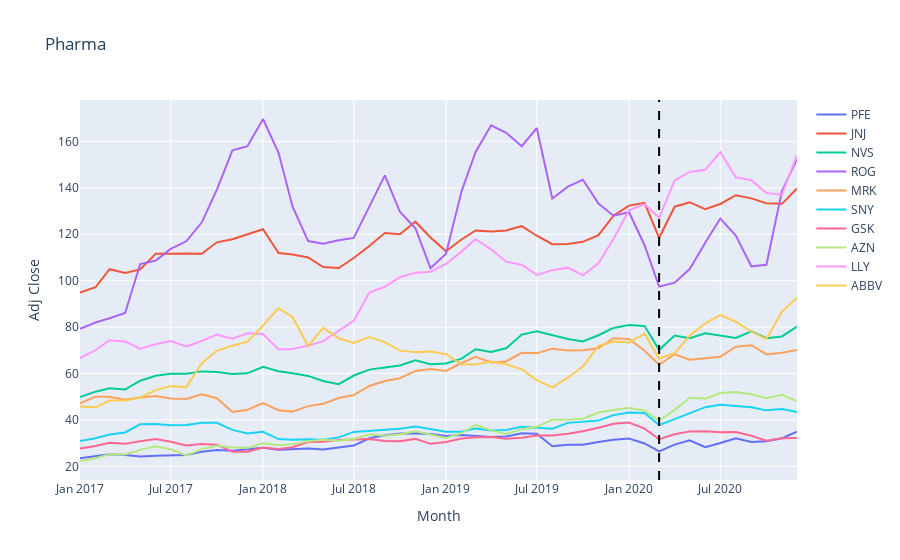
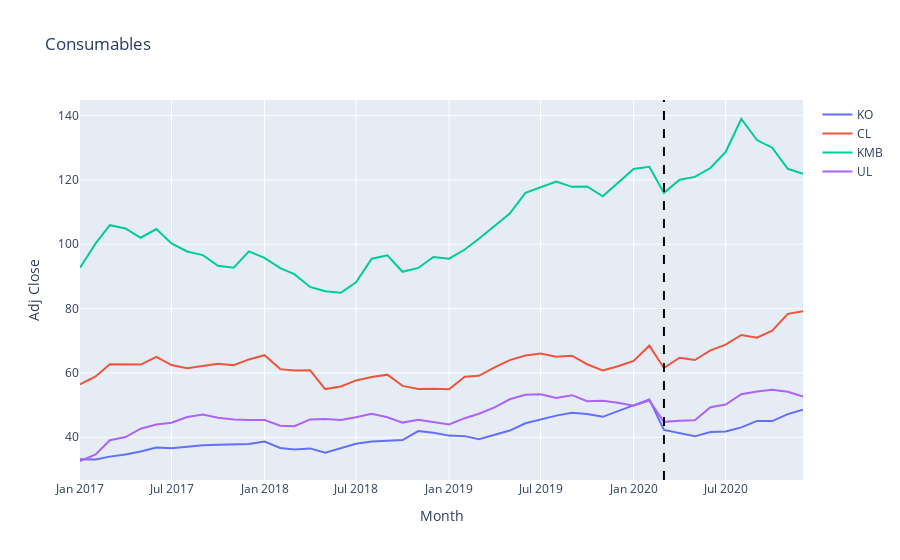
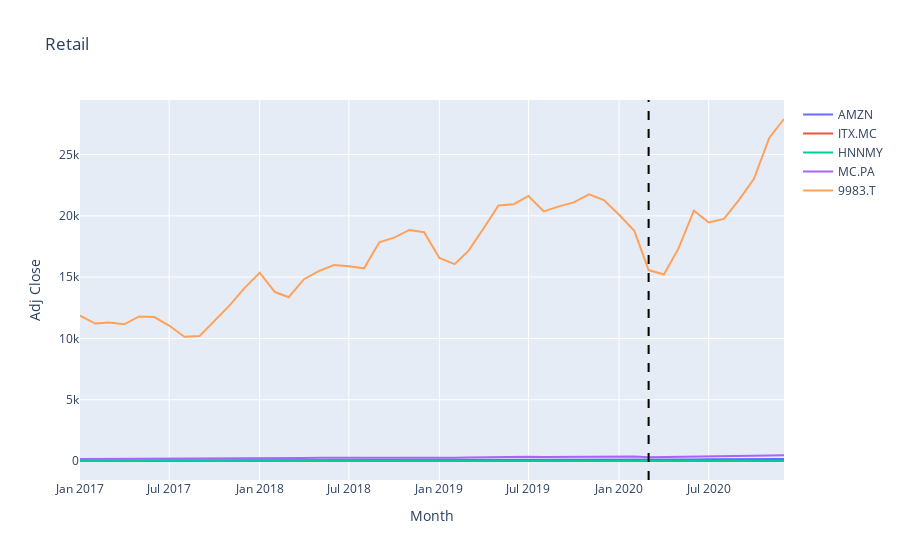
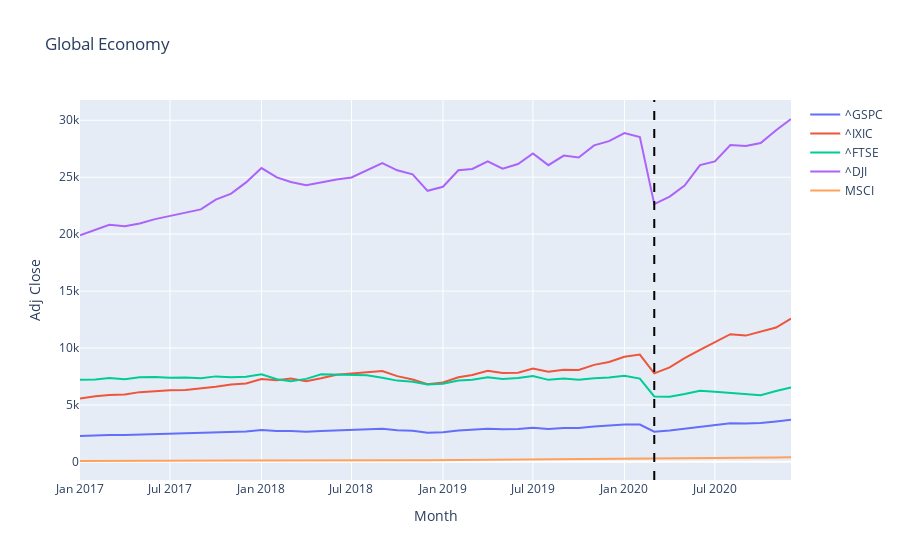

These figures' notebook cell, in order:
### Markdown cell above
Plot timeline highlighting the start date of the first Covid lockdown, March 2020

### Code cell
event_str = event_date.strftime(format="%Y-%m")
labels = {"variable":"", "value":kpi, "index":"Month"}

for name, tickers_dict in industry_tickers.items():
    tickers = list(tickers_dict.keys())
    df = monthly_abj_close[tickers]
    write_html =  f"./figures/{name.lower()}.html"
    timeline_px(df, event_str, name, write_html, labels)
